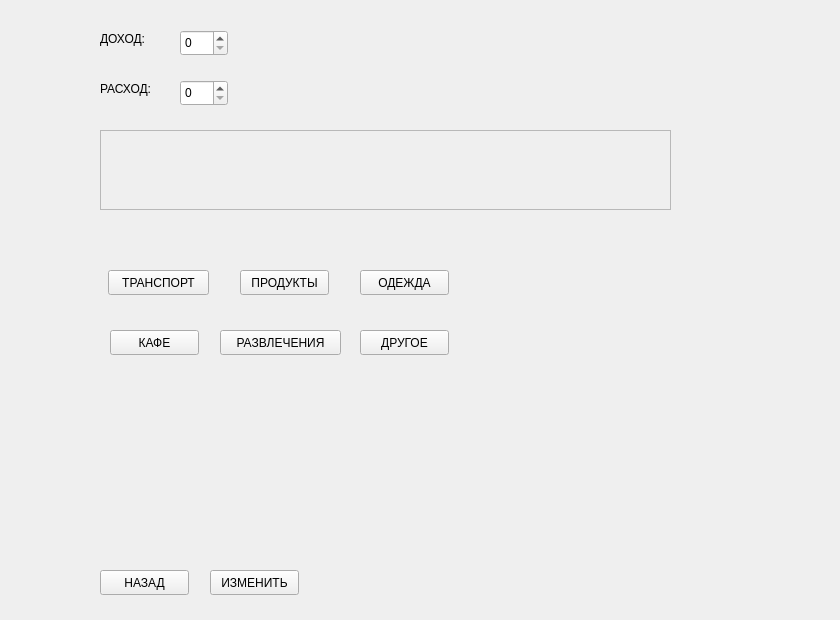
<?xml version="1.0" encoding="UTF-8"?>
<ui version="4.0">
 <class>ChangeRecordEnterScreenUI</class>
 <widget class="QWidget" name="ChangeRecordEnterScreenUI">
  <property name="geometry">
   <rect>
    <x>0</x>
    <y>0</y>
    <width>840</width>
    <height>620</height>
   </rect>
  </property>
  <property name="windowTitle">
   <string>Form</string>
  </property>
  <widget class="QLabel" name="income_label">
   <property name="geometry">
    <rect>
     <x>100</x>
     <y>30</y>
     <width>67</width>
     <height>17</height>
    </rect>
   </property>
   <property name="text">
    <string>ДОХОД:</string>
   </property>
  </widget>
  <widget class="QLabel" name="outcome_label">
   <property name="geometry">
    <rect>
     <x>100</x>
     <y>80</y>
     <width>67</width>
     <height>17</height>
    </rect>
   </property>
   <property name="text">
    <string>РАСХОД:</string>
   </property>
  </widget>
  <widget class="QScrollArea" name="scrollArea">
   <property name="geometry">
    <rect>
     <x>100</x>
     <y>130</y>
     <width>571</width>
     <height>80</height>
    </rect>
   </property>
   <property name="widgetResizable">
    <bool>true</bool>
   </property>
   <widget class="QWidget" name="scrollAreaWidgetContents">
    <property name="geometry">
     <rect>
      <x>0</x>
      <y>0</y>
      <width>569</width>
      <height>78</height>
     </rect>
    </property>
   </widget>
  </widget>
  <widget class="QPushButton" name="transport_pushButton">
   <property name="geometry">
    <rect>
     <x>108</x>
     <y>270</y>
     <width>101</width>
     <height>25</height>
    </rect>
   </property>
   <property name="text">
    <string>ТРАНСПОРТ</string>
   </property>
  </widget>
  <widget class="QPushButton" name="other_pushButton">
   <property name="geometry">
    <rect>
     <x>360</x>
     <y>330</y>
     <width>89</width>
     <height>25</height>
    </rect>
   </property>
   <property name="text">
    <string>ДРУГОЕ</string>
   </property>
  </widget>
  <widget class="QPushButton" name="entertainment_pushButton">
   <property name="geometry">
    <rect>
     <x>220</x>
     <y>330</y>
     <width>121</width>
     <height>25</height>
    </rect>
   </property>
   <property name="text">
    <string>РАЗВЛЕЧЕНИЯ</string>
   </property>
  </widget>
  <widget class="QPushButton" name="coffee_pushButton">
   <property name="geometry">
    <rect>
     <x>110</x>
     <y>330</y>
     <width>89</width>
     <height>25</height>
    </rect>
   </property>
   <property name="text">
    <string>КАФЕ</string>
   </property>
  </widget>
  <widget class="QPushButton" name="clothes_pushButton">
   <property name="geometry">
    <rect>
     <x>360</x>
     <y>270</y>
     <width>89</width>
     <height>25</height>
    </rect>
   </property>
   <property name="text">
    <string>ОДЕЖДА</string>
   </property>
  </widget>
  <widget class="QPushButton" name="grosseries_pushButton">
   <property name="geometry">
    <rect>
     <x>240</x>
     <y>270</y>
     <width>89</width>
     <height>25</height>
    </rect>
   </property>
   <property name="text">
    <string>ПРОДУКТЫ</string>
   </property>
  </widget>
  <widget class="QPushButton" name="change_pushButton">
   <property name="geometry">
    <rect>
     <x>210</x>
     <y>570</y>
     <width>89</width>
     <height>25</height>
    </rect>
   </property>
   <property name="text">
    <string>ИЗМЕНИТЬ</string>
   </property>
  </widget>
  <widget class="QPushButton" name="back_pushButton">
   <property name="geometry">
    <rect>
     <x>100</x>
     <y>570</y>
     <width>89</width>
     <height>25</height>
    </rect>
   </property>
   <property name="text">
    <string>НАЗАД</string>
   </property>
  </widget>
  <widget class="QSpinBox" name="spinBox">
   <property name="geometry">
    <rect>
     <x>180</x>
     <y>30</y>
     <width>48</width>
     <height>26</height>
    </rect>
   </property>
  </widget>
  <widget class="QSpinBox" name="spinBox_2">
   <property name="geometry">
    <rect>
     <x>180</x>
     <y>80</y>
     <width>48</width>
     <height>26</height>
    </rect>
   </property>
  </widget>
 </widget>
 <resources/>
 <connections/>
</ui>
